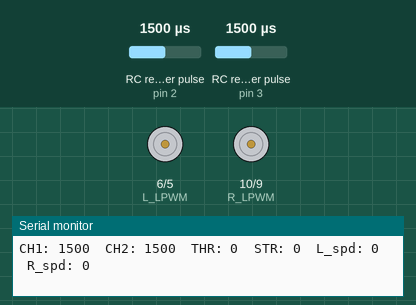
A sketch run on a simulated Arduino Uno, built with avr-gcc and run on an emulated ATmega328P. On the bench: motor-driver pin pairs drawn as motors (green arrow = first pin HIGH = forward, orange = second pin HIGH = backward, longer = more drive), the last lines printed to the serial monitor. Wiring (inferred from the names in the program): 2 × RC receiver channel: data pin 2 / data pin 3. The test bench sets the inputs (shaded band); at power-on: RC receiver pulse (sensors on pin 2, pin 3) 1500 µs.

Above: at 1.2 s.
1.3 s: RC receiver pulse (sensor on pin 2) set to 1020 µs
At 2.9 s:
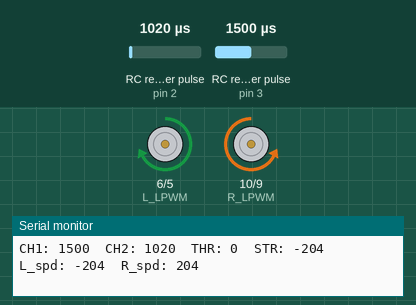
4.3 s: RC receiver pulse (sensor on pin 3) set to 1750 µs
At 7.1 s:
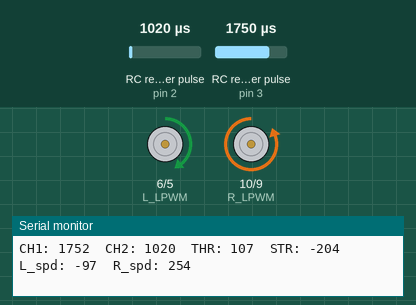
7.3 s: RC receiver pulse (sensor on pin 3) set to 1980 µs
At 10.0 s:
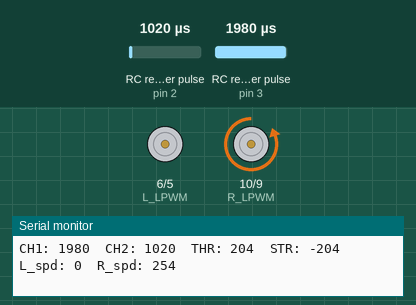
10.3 s: RC receiver pulse (sensor on pin 2) set to 1250 µs
At 12.3 s:
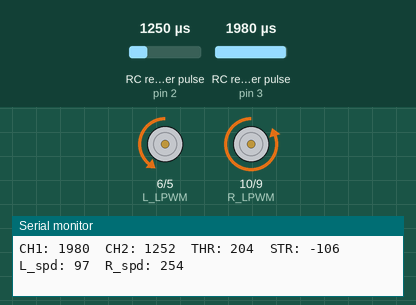
13.3 s: RC receiver pulse (sensor on pin 2) set to 1500 µs
16.3 s: RC receiver pulse (sensor on pin 3) set to 1500 µs
Timing chart, 0 to 42.4 s (numbered marks = the images above; inputs shaded):
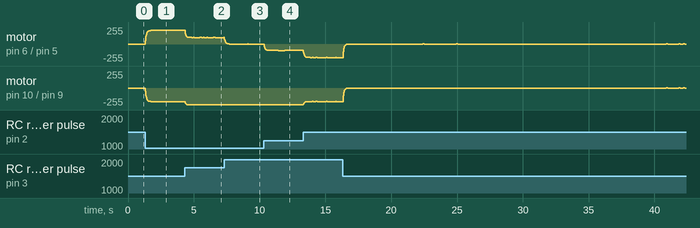

The sketch:

more_flysky.ino
```cpp
const int ch1Pin = 3;   // INT0
const int ch2Pin = 2;   // INT1
const int L_RPWM = 5;
const int L_LPWM = 6;
const int R_RPWM = 9;
const int R_LPWM = 10;

volatile uint16_t ch1Raw = 1500;
volatile uint16_t ch2Raw = 1500;
volatile uint32_t ch1Start = 0;
volatile uint32_t ch2Start = 0;

void ch1ISR() {
  if (digitalRead(ch1Pin) == HIGH)
    ch1Start = micros();
  else {
    uint16_t w = micros() - ch1Start;
    if (w > 900 && w < 2100) ch1Raw = w;
  }
}

void ch2ISR() {
  if (digitalRead(ch2Pin) == HIGH)
    ch2Start = micros();
  else {
    uint16_t w = micros() - ch2Start;
    if (w > 900 && w < 2100) ch2Raw = w;
  }
}

// ===============================
// Smoothing (exponential moving avg)
// ===============================
float smoothedLeft  = 0;
float smoothedRight = 0;
const float ALPHA   = 0.25;

// ===============================
// Deadband on motor output
// ===============================
const int DEADBAND = 15;
int applyDeadband(int val) {
  if (abs(val) < DEADBAND) return 0;
  return val;
}

// ===============================
// Center deadzone on raw RC pulse
// If within ±CENTER_ZONE of 1500, snap to 1500
// ===============================
const int CENTER_ZONE = 30;   // ±30µs around 1500 → tune this if needed
uint16_t applyCenterZone(uint16_t pulse) {
  if (pulse > (1500 - CENTER_ZONE) && pulse < (1500 + CENTER_ZONE))
    return 1500;
  return pulse;
}

void setup() {
  Serial.begin(115200);
  pinMode(ch1Pin, INPUT);
  pinMode(ch2Pin, INPUT);
  pinMode(L_RPWM, OUTPUT);
  pinMode(L_LPWM, OUTPUT);
  pinMode(R_RPWM, OUTPUT);
  pinMode(R_LPWM, OUTPUT);

  attachInterrupt(digitalPinToInterrupt(ch1Pin), ch1ISR, CHANGE);
  attachInterrupt(digitalPinToInterrupt(ch2Pin), ch2ISR, CHANGE);

  Serial.println("Ready");
}

void loop() {
  noInterrupts();
  uint16_t ch1 = ch1Raw;
  uint16_t ch2 = ch2Raw;
  interrupts();

  // FAILSAFE
  if (ch1 < 900 || ch1 > 2100 || ch2 < 900 || ch2 > 2100) {
    driveMotor(L_RPWM, L_LPWM, 0);
    driveMotor(R_RPWM, R_LPWM, 0);
    smoothedLeft  = 0;
    smoothedRight = 0;
    Serial.println("FAILSAFE — CH1: " + String(ch1) + "  CH2: " + String(ch2));
    delay(20);
    return;
  }

  // Snap jittery center values to exactly 1500
  ch1 = applyCenterZone(ch1);
  ch2 = applyCenterZone(ch2);

  int throttle = map(ch1, 900, 2100, -255, 255);
  int steering  = map(ch2, 900, 2100, -255, 255);

  throttle = constrain(throttle, -255, 255);
  steering  = constrain(steering,  -255, 255);

  throttle = applyDeadband(throttle);
  steering  = applyDeadband(steering);

  int leftTarget  = constrain(throttle + steering, -255, 255);
  int rightTarget = constrain(throttle - steering, -255, 255);

  smoothedLeft  += ALPHA * (leftTarget  - smoothedLeft);
  smoothedRight += ALPHA * (rightTarget - smoothedRight);

  int leftSpeed  = (int)smoothedLeft;
  int rightSpeed = (int)smoothedRight;

  driveMotor(L_RPWM, L_LPWM, leftSpeed);
  driveMotor(R_RPWM, R_LPWM, rightSpeed);

  // ── Serial print ──────────────────────────────────────────
  Serial.print("CH1: ");      Serial.print(ch1);
  Serial.print("  CH2: ");    Serial.print(ch2);
  Serial.print("  THR: ");    Serial.print(throttle);
  Serial.print("  STR: ");    Serial.print(steering);
  Serial.print("  L_spd: ");  Serial.print(leftSpeed);
  Serial.print("  R_spd: ");  Serial.println(rightSpeed);
  // ──────────────────────────────────────────────────────────

  delay(20);
}

void driveMotor(int rpwm, int lpwm, int speedVal) {
  if (speedVal > 0) {
    analogWrite(rpwm, speedVal);
    analogWrite(lpwm, 0);
  } else if (speedVal < 0) {
    analogWrite(rpwm, 0);
    analogWrite(lpwm, -speedVal);
  } else {
    analogWrite(rpwm, 0);
    analogWrite(lpwm, 0);
  }
}
```
